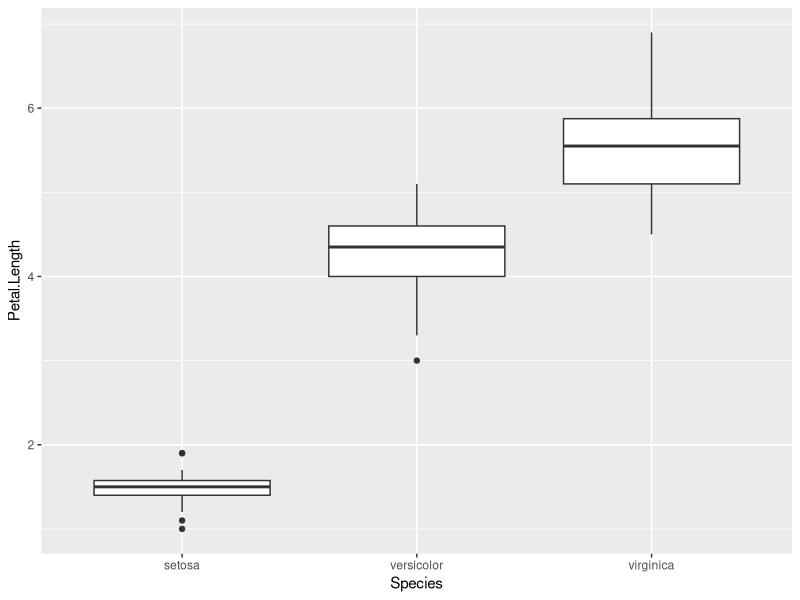
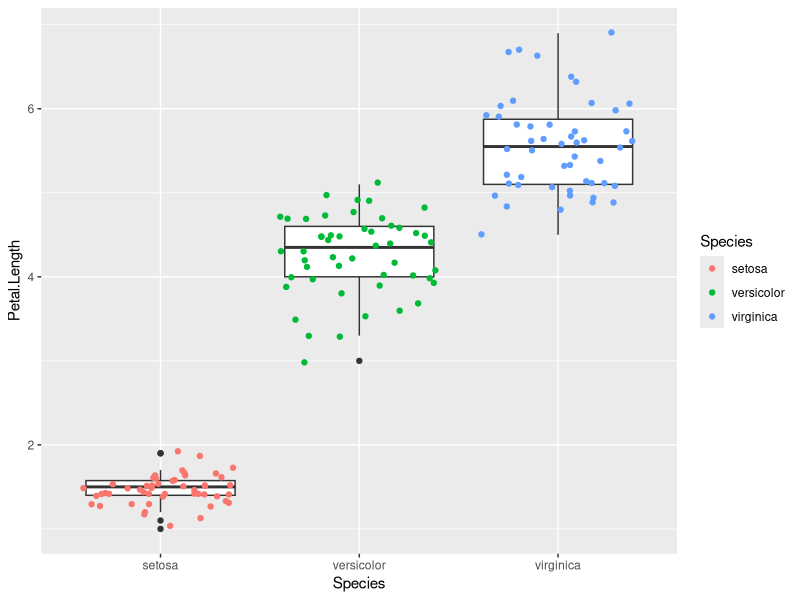

R code for these plots, in order:
## ---- chunk 1
knitr::opts_chunk$set(echo = FALSE, warning = FALSE, message = FALSE)
suppressMessages(suppressWarnings(library(tidyverse, quietly = TRUE)))
## ---- chunk 2
data("iris")
Table <- group_by(iris, Species) %>% summarize(Promedio = mean(Petal.Length), N = n())
## ---- chunk 3
knitr::kable(Table, caption = "Resumen con la media y número de muestras del largo de pétalo de las flores de tres especies del género Iris", booktabs = TRUE)
## ---- chunk 4
ggplot(iris, aes(x = Species, y = Petal.Length)) + geom_boxplot()
## ---- chunk 5
data("iris")
ggplot(iris, aes(x = Species, y = Petal.Length)) + geom_boxplot() + geom_jitter(aes(color = Species))
## ---- chunk 6
knitr::include_app("http://admin.derek-corcoran-barrios.com/shiny/rstudio/sample-apps/Shiny2/", height = "1500px")
## ---- chunk 7
Primer.Anova <- aov(Petal.Length ~ Species, data = iris)
## ---- chunk 8
summary(Primer.Anova)
